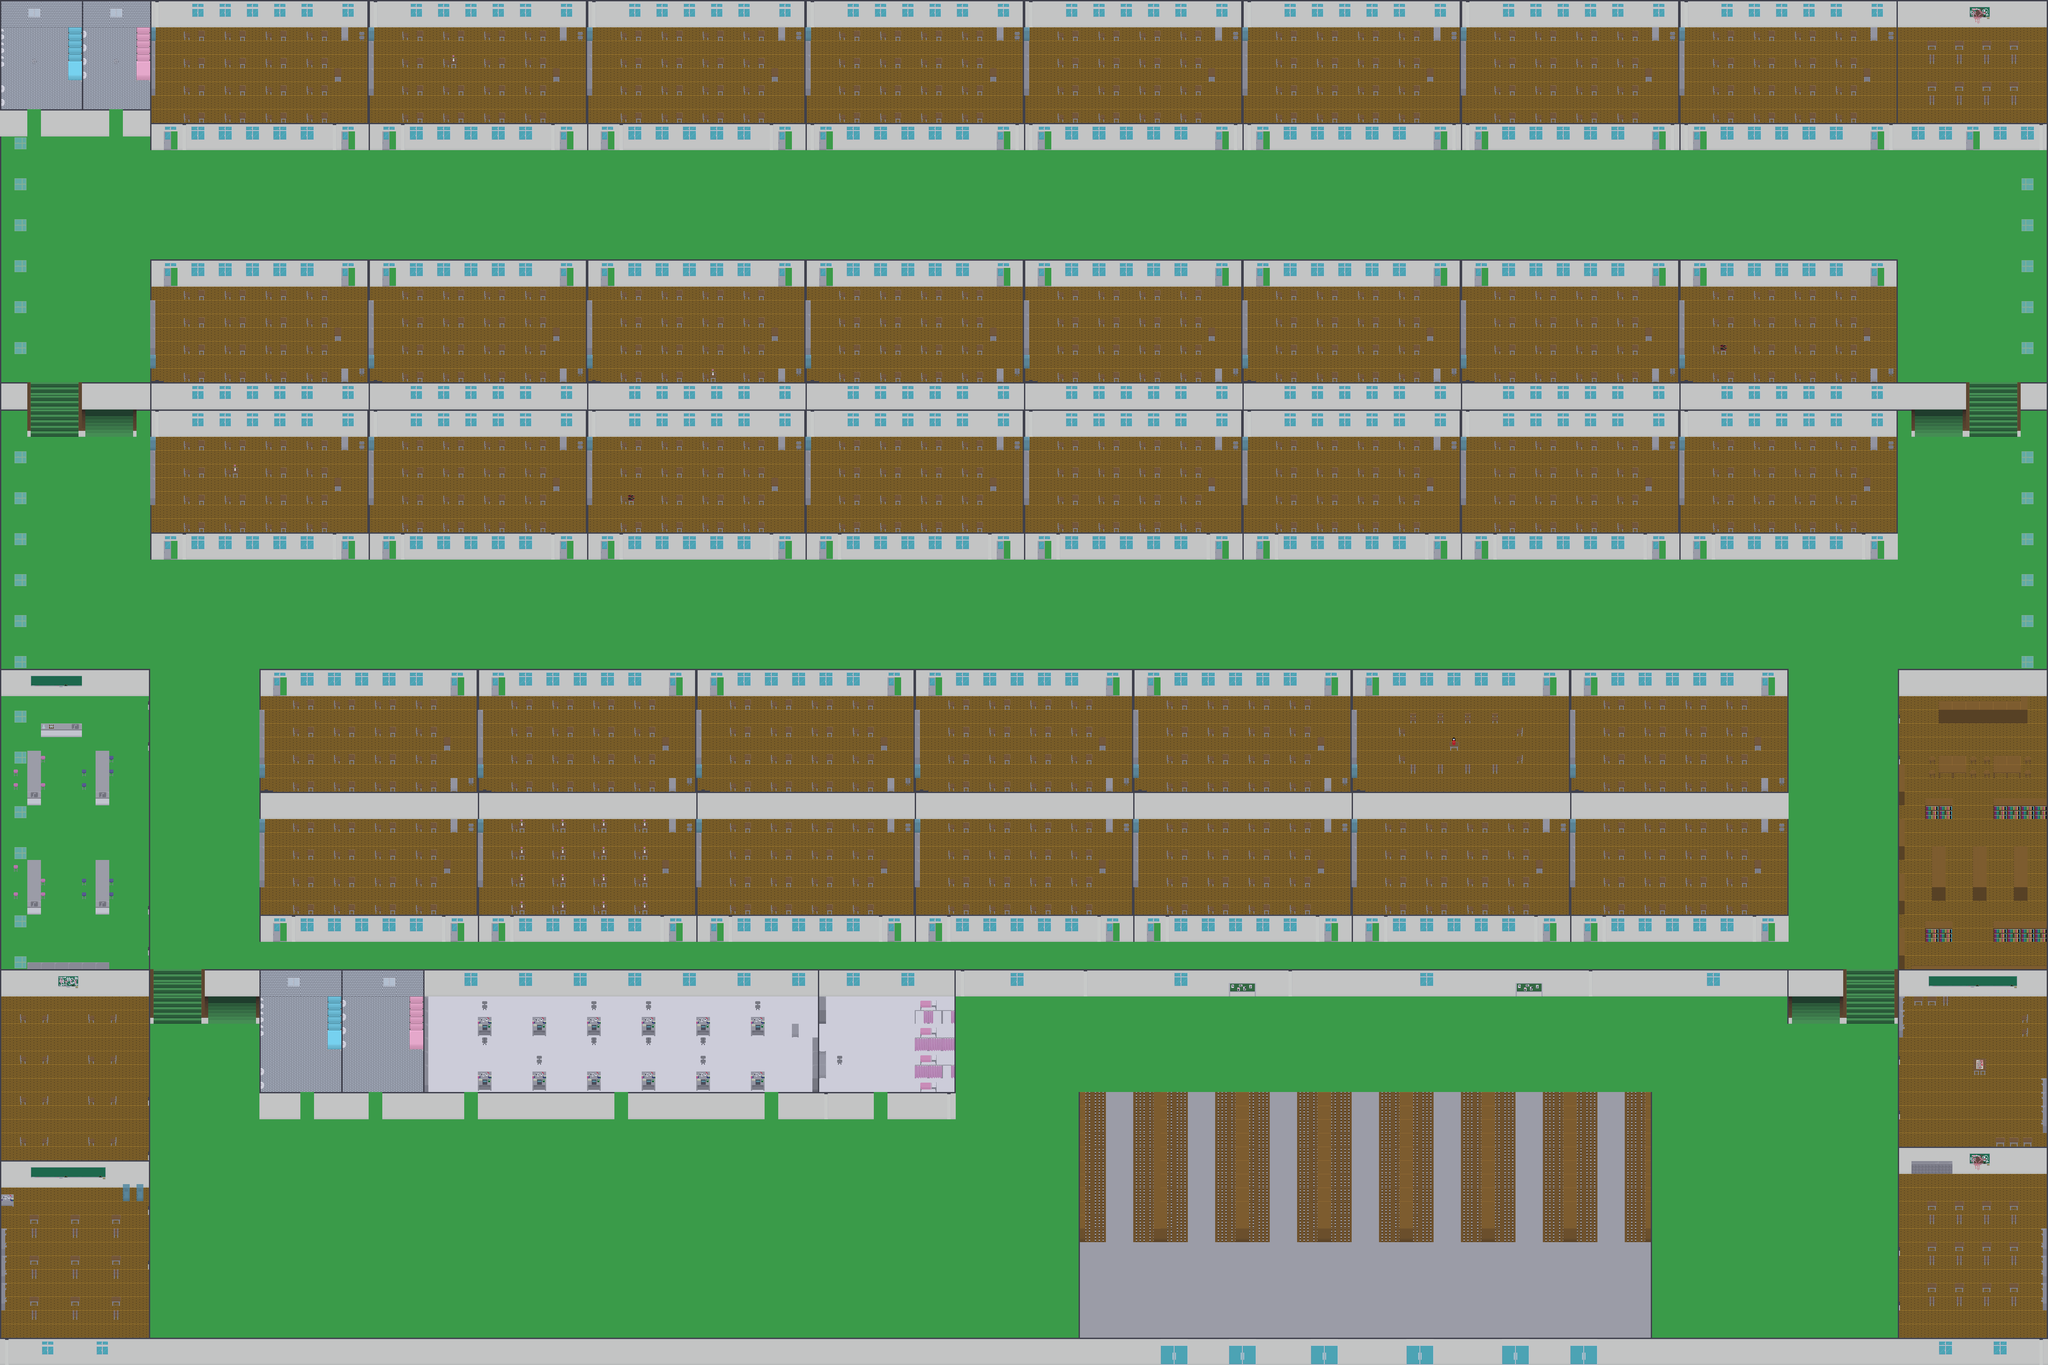

Tiled map render using the project's own tile images. Description and the map definition, with tile-layer contents summarised, below:
An orthogonal 150x100 tile map with 32x32 px tiles, 7 tile layers (ground, floor, player, wall2, ...), 13 tilesets and 946 objects (main).

<map version="1.10" tiledversion="1.11.2" orientation="orthogonal" renderorder="right-down" width="150" height="100" tilewidth="32" tileheight="32" infinite="0" nextlayerid="25" nextobjectid="982">
 <editorsettings>
  <export target="school.json" format="json" />
 </editorsettings>
 <tileset firstgid="1" name="hide1" tilewidth="32" tileheight="32" tilecount="4" columns="2">
  <image source="hide1.png" width="88" height="64" />
 </tileset>
 <tileset firstgid="5" name="hide2" tilewidth="32" tileheight="32" tilecount="4" columns="2">
  <image source="hide2.png" width="80" height="64" />
 </tileset>
 <tileset firstgid="9" name="toire_boy1" tilewidth="32" tileheight="32" tilecount="6" columns="3">
  <image source="toire_boy1.png" width="96" height="64" />
 </tileset>
 <tileset firstgid="15" name="toire_boy2" tilewidth="32" tileheight="32" tilecount="10" columns="5">
  <image source="toire_boy2.png" width="160" height="76" />
 </tileset>
 <tileset firstgid="25" name="toire_boy3" tilewidth="32" tileheight="32" tilecount="10" columns="5">
  <image source="toire_boy3.png" width="160" height="76" />
 </tileset>
 <tileset firstgid="35" name="toire_rady1" tilewidth="32" tileheight="32" tilecount="6" columns="3">
  <image source="toire_rady1.png" width="96" height="64" />
 </tileset>
 <tileset firstgid="41" name="toire_rady2" tilewidth="32" tileheight="32" tilecount="10" columns="5">
  <image source="toire_rady2.png" width="160" height="76" />
 </tileset>
 <tileset firstgid="51" name="toire_rady3" tilewidth="32" tileheight="32" tilecount="10" columns="5">
  <image source="toire_rady3.png" width="160" height="76" />
 </tileset>
 <tileset firstgid="61" name="scoll" tilewidth="32" tileheight="32" tilecount="112" columns="8">
  <image source="scoll.png" width="256" height="448" />
 </tileset>
 <tileset firstgid="173" name="door" tilewidth="32" tileheight="32" tilecount="4" columns="2">
  <image source="door.png" width="64" height="64" />
 </tileset>
 <tileset firstgid="177" name="door2" tilewidth="32" tileheight="32" tilecount="4" columns="2">
  <image source="door2.png" width="64" height="64" />
 </tileset>
 <tileset firstgid="181" name="other" tilewidth="32" tileheight="32" tilecount="24" columns="8">
  <image source="other.png" width="256" height="96" />
 </tileset>
 <tileset firstgid="205" name="door3" tilewidth="32" tileheight="32" tilecount="10" columns="5">
  <image source="door3.png" width="160" height="64" />
 </tileset>
 <layer id="2" name="ground" width="150" height="100">
  <data>[15000 cells, 15000 non-empty, 2 distinct tile ids]</data>
 </layer>
 <layer id="7" name="floor" width="150" height="100">
  <data>[15000 cells, 5954 non-empty, 9 distinct tile ids]</data>
 </layer>
 <layer id="1" name="player" width="150" height="100">
  <data>[15000 cells, 0 non-empty, 0 distinct tile ids]</data>
 </layer>
 <layer id="6" name="wall2" width="150" height="100">
  <data>[15000 cells, 3545 non-empty, 83 distinct tile ids]</data>
 </layer>
 <layer id="5" name="wall1" width="150" height="100">
  <data>[15000 cells, 1244 non-empty, 22 distinct tile ids]</data>
 </layer>
 <layer id="4" name="object2" width="150" height="100">
  <data>[15000 cells, 1673 non-empty, 46 distinct tile ids]</data>
 </layer>
 <layer id="3" name="object" width="150" height="100">
  <data>[15000 cells, 8 non-empty, 3 distinct tile ids]</data>
 </layer>
 <objectgroup id="22" name="collision">
  <object id="1" x="6.06061" y="0" width="2900" height="60.6061" />
  <object id="2" x="2915.15" y="6.06061" width="1884.85" height="51.5152" />
  <object id="4" x="-3.0303" y="900" width="60.6061" height="60.6061" />
  <object id="6" x="1890.91" y="903.03" width="2554.55" height="112.121" />
  <object id="7" x="4446.55" y="898.061" width="156.485" height="59.5152" />
  <object id="8" x="4729.09" y="898.061" width="67.8788" height="61.0909" />
  <object id="10" x="357.576" y="896.97" width="1533.33" height="118.182" />
  <object id="11" x="190.909" y="906.061" width="157.576" height="51.5152" />
  <object id="12" x="6.06061" y="1569.7" width="336.364" height="60.6061" />
  <object id="13" x="-3.0303" y="2269.7" width="351.515" height="66.6667" />
  <object id="14" x="0" y="2718.18" width="351.515" height="60.6061" />
  <object id="15" x="475.758" y="2272.73" width="2721.21" height="69.697" />
  <object id="16" x="618.182" y="1851.52" width="2554.55" height="54.5455" />
  <object id="17" x="3178.79" y="1857.58" width="1006.06" height="66.6667" />
  <object id="19" x="3203.03" y="2269.7" width="1112.12" height="72.7273" />
  <object id="20" x="4445.45" y="2263.15" width="357.576" height="73.2121" />
  <object id="21" x="4445.45" y="1566.67" width="348.485" height="60.6061" />
  <object id="22" x="4445.45" y="2690.91" width="354.545" height="69.697" />
  <object id="23" x="9.09091" y="3139.39" width="2869.7" height="54.5455" />
  <object id="24" x="2884.85" y="3139.39" width="1909.09" height="60.6061" />
  <object id="25" x="-2.66667" y="1.33333" width="8" height="730.667" />
  <object id="26" x="4" y="254.667" width="57.3333" height="64" />
  <object id="27" x="98.6667" y="260" width="153.333" height="57.3333" />
  <object id="28" x="288" y="256" width="65.3333" height="64" />
  <object id="29" x="162.667" y="65.3333" width="36" height="125.333" />
  <object id="30" x="321.333" y="61.3333" width="41.3333" height="128" />
  <object id="31" x="188" y="193.333" width="6.66667" height="64" />
  </objectgroup>
 <objectgroup id="23" name="spawn">
  <!-- 2 objects omitted --></objectgroup>
 <objectgroup id="24" name="portal">
  <!-- 1 objects omitted --></objectgroup>
</map>
<!-- 919 of 946 objects omitted -->
